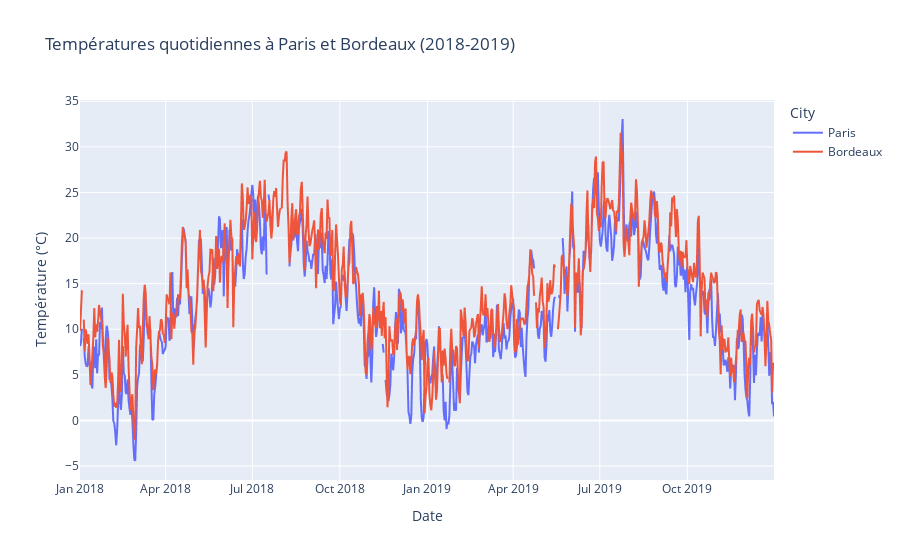

Source (notebook cell):
### Markdown cell above
Graphiques interactifs avec Plotly

### Code cell
# Importer la bibliothèque Plotly Express pour la visualisation interactive
import plotly.express as px

# Exemple avec Paris et Bordeaux uniquement, sur une période donnée
# Définir les villes à analyser
villes = ['Paris', 'Bordeaux']

# Créer un masque pour filtrer les données des années 2018-2019
mask = (df_fr['date'] >= '2018-01-01') & (df_fr['date'] <= '2019-12-31')

# Appliquer le masque et filtrer pour ne garder que les villes sélectionnées
df_sample = df_fr[(df_fr['City'].isin(villes)) & mask]

# Créer un graphique linéaire interactif avec Plotly
fig = px.line(df_sample, x='date', y='AvgTemperature_C', color='City',
              title='Températures quotidiennes à Paris et Bordeaux (2018-2019)')

# Mettre à jour les titres des axes
fig.update_layout(xaxis_title='Date', yaxis_title='Température (°C)')

# Afficher le graphique interactif
fig.show()

### Figure 1 — Plotly figure (JSON) as saved in the notebook; plotly's stock layout.template omitted (floating-point values rounded to 4 significant figures; data arrays with more than 128 entries replaced by an {"elided": "..."} marker saying what was removed)
{"data": [{"hovertemplate": "City=Paris<br>date=%{x}<br>AvgTemperature_C=%{y}<extra></extra>", "legendgroup": "Paris", "line": {"color": "#636efa", "dash": "solid"}, "marker": {"symbol": "circle"}, "mode": "lines", "name": "Paris", "showlegend": true, "type": "scattergl", "x": {"elided": "730 str values"}, "xaxis": "x", "y": {"elided": "730 float values"}, "yaxis": "y"}, {"hovertemplate": "City=Bordeaux<br>date=%{x}<br>AvgTemperature_C=%{y}<extra></extra>", "legendgroup": "Bordeaux", "line": {"color": "#EF553B", "dash": "solid"}, "marker": {"symbol": "circle"}, "mode": "lines", "name": "Bordeaux", "showlegend": true, "type": "scattergl", "x": {"elided": "730 str values"}, "xaxis": "x", "y": {"elided": "730 float values"}, "yaxis": "y"}], "layout": {"autosize": true, "legend": {"title": {"text": "City"}, "tracegroupgap": 0}, "title": {"text": "Températures quotidiennes à Paris et Bordeaux (2018-2019)"}, "xaxis": {"anchor": "y", "autorange": true, "domain": [0, 1], "range": ["2018-01-01", "2019-12-31"], "title": {"text": "Date"}, "type": "date"}, "yaxis": {"anchor": "x", "autorange": true, "domain": [0, 1], "range": [-6.528, 35.14], "title": {"text": "Température (°C)"}, "type": "linear"}}}
